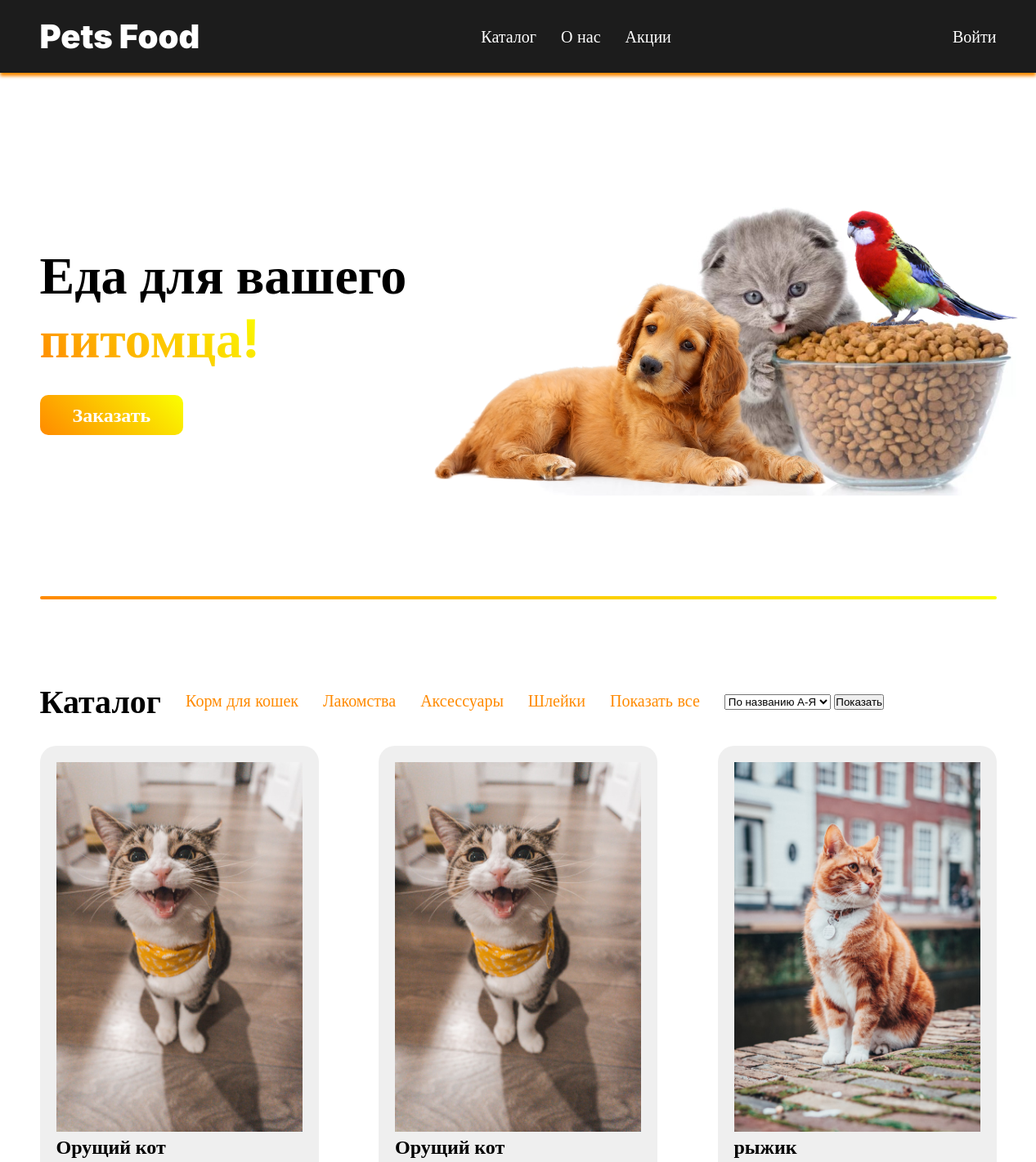
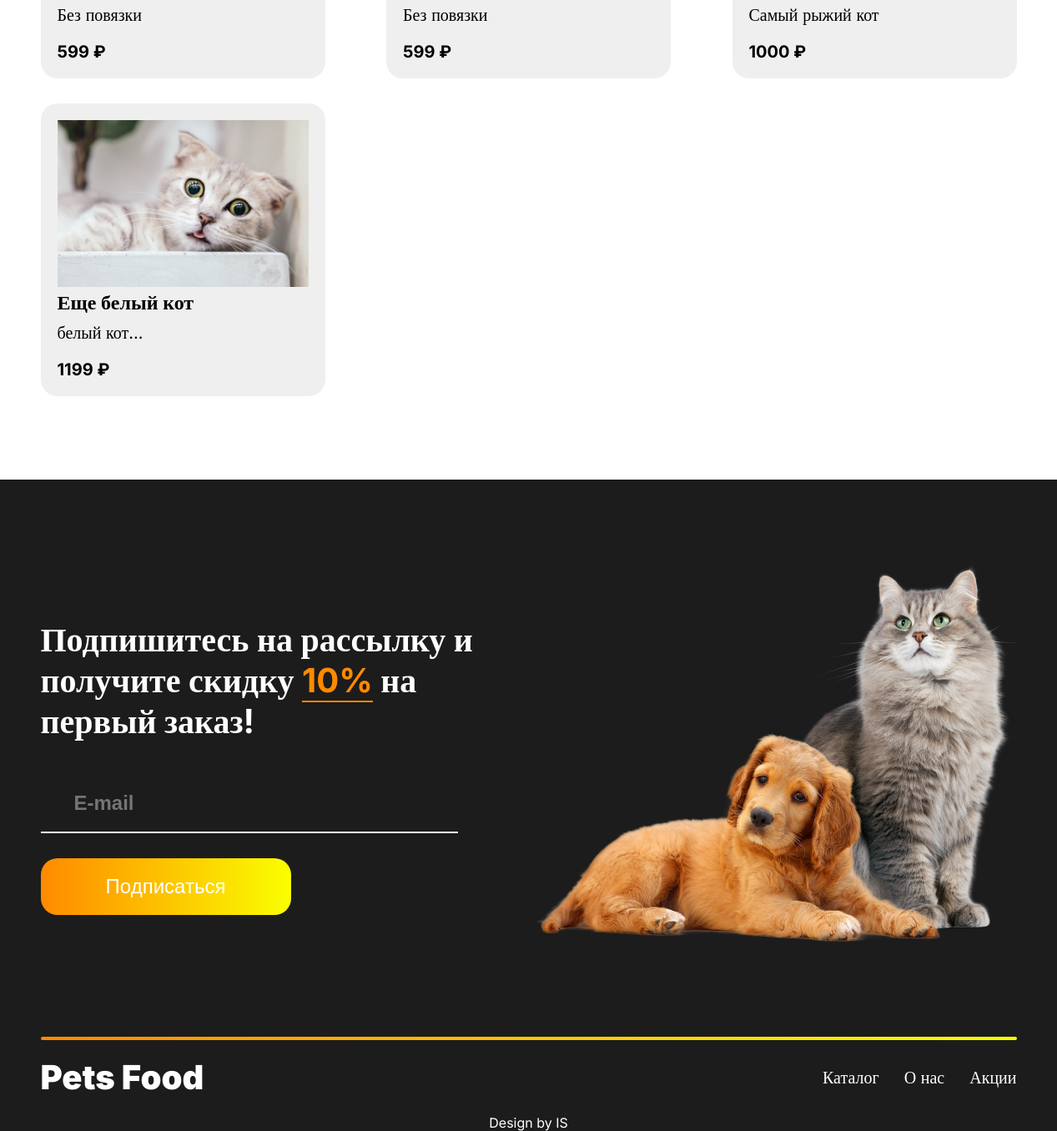
The page / on the database its author committed (2 pictures, top to bottom).
### tables this page shows
CREATE TABLE `categories` (
  `id` int NOT NULL,
  `name` varchar(255) NOT NULL
);

CREATE TABLE `products` (
  `id` int NOT NULL,
  `title` varchar(100) NOT NULL,
  `description` text,
  `price` int NOT NULL,
  `img_path` varchar(255) NOT NULL DEFAULT 'default.jpeg',
  `category_id` int NOT NULL,
  `status_id` int NOT NULL DEFAULT '2',
  `user_id` int NOT NULL,
  `created_at` timestamp NOT NULL DEFAULT CURRENT_TIMESTAMP
);

### index.php (the view, shortened to what this page needs)
<?php
include('app/services/Base.php');
if (isset($_GET['sort'])){
    $cat = $_GET['category_id'];
    $products = $database->query("SELECT * FROM `products` WHERE `status_id` = 2 AND `category_id` = '$cat'")->fetchAll(2);
} else{
    $products = $database->query("SELECT * FROM `products` WHERE `status_id` = 2")->fetchAll(2);
}
$categories = $database->query("SELECT * FROM `categories`")->fetchAll(2);
?>
<!DOCTYPE html>
<html lang="en">
<head>
    <?php include('app/components/MetaTags.php'); ?>
</head>
<body>
<?php include('app/components/Header.php'); ?>
<div class="banner">
    <div class="container">
        <div class="banner-items">
            <div class="banner-text">
                <p>Еда для вашего <span>питомца!</span></p>
                <div class="banner-button">
                    <a href="#catalog" class="bbtn">Заказать</a>
                </div>
            </div>
            <div class="banner-img">
                <img src="media/imgs/banner/banner.png" alt="">
            </div>
        </div>
        <hr class="line">
    </div>
</div>
<div class="catalog" id="catalog">
    <div class="container">
        <div class="catalog-title">
            <p class="title">Каталог</p>
            <?php foreach ($categories as $cat): ?>
                <a href="/index.php?sort=true&category_id=<?= $cat['id']; ?>#catalog" class=""><?= $cat['name']; ?></a>
            <?php endforeach; ?>
            <a href="/index.php#catalog" class="showall">Показать все</a>
            <form method="get">
                <select name="filter_by">
                    <option value="title ASC">По названию A-Я</option>
                </select>
                <button type="submit">Показать</button>
            </form>
        </div>
        <div class="catalog-items" >
            <?php foreach ($products as $product): ?>
                <div class="catalog-item">
                    <a href="product.php?id=<?= $product['id']; ?>" class="item">
                        <div class="catalog-img">
                            <img src="<?= $product['img_path']; ?>" alt="">
                        </div>
                        <div class="catalog-text">
                            <h3><?= $product['title']; ?></h3>
                            <p><?= $product['description']; ?></p>
                            <div class="price">
                                <h4><?= $product['price']; ?> ₽</h4>
                            </div>
                        </div>
                    </a>
                </div>
            <?php endforeach; ?>
        </div>
    </div>
</div>
<div class="subscribe">
    <div class="container">
        <div class="sub-items" id="sub">
            <div class="sub-text">
                <p class="title">Подпишитесь на рассылку и получите скидку <span>10%</span> на первый заказ!</p>
                <div class="sub-form">
                    <form action="" class="form">
                        <input type="email" placeholder="E-mail" class="input">
                        <input type="submit" value="Подписаться" class="sbtn">
                    </form>
                </div>
            </div>
            <div class="sub-img">
                <img src="media/imgs/sub/pets.png" alt="">
            </div>
        </div>
        <hr class="line">
    </div>
</div>
<?php include('app/components/Footer.php'); ?>
</body>
</html>

### css/style.css (style rules this page uses)
* { padding: 0; margin: 0; list-style: none; text-decoration: none; box-sizing: border-box; scroll-behavior: smooth; transition: .2s; }
body { font-family: 'inter'; }
.container { max-width: 1170px; margin: 0 auto; }
.banner-items { height: 80vh; display: flex; justify-content: space-between; align-items: center; position: relative; }
.banner-text p { font-size: 64px; font-weight: 700; width: 600px; }
.banner-text { display: flex; flex-direction: column; gap: 40px; }
.banner-text span { background: -webkit-linear-gradient(45deg,#FF8A00, #FAFF00 ); background-clip: text; -webkit-background-clip: text; -webkit-text-fill-color: transparent; }
.banner-img { position: absolute; left: 40%; }
.line { outline: none; border: none; border-radius: 20px; height: 4px; background: linear-gradient(45deg, #FF8A00, #FAFF00); }
.bbtn { padding: 10px 40px; font-weight: 700; background: linear-gradient(45deg, #FF8A00, #FAFF00); color: white; font-size: 24px; border-radius: 10px; transition: 0.2s; }
.catalog { margin-top: 100px; }
.title { font-size: 40px; font-weight: 700; }
.catalog-title { display: flex; align-items: center; gap: 30px; }
.catalog-title a { color: #FF8A00; border-bottom: 2px solid white; font-size: 20px; }
.catalog-items { margin-top: 30px; display: flex; justify-content: space-between; flex-wrap: wrap; gap: 30px; }
.catalog-img img { width: 100%; height: 100%; object-fit: cover; }
.catalog-item { padding: 20px; display: flex; flex-direction: column; justify-content: center; gap: 20px; background-color: #d9d9d96e; border-radius: 20px; width: 341px; cursor: pointer; }
.catalog-text { display: flex; flex-direction: column; gap: 10px; }
.catalog-text h3 { font-size: 24px; }
.catalog-text p { font-size: 20px; }
.catalog-text h4 { font-size: 20px; }
.price { margin-top: 10px; display: flex; justify-content: space-between; align-items: center; }
.item { color: black; }
.subscribe { margin-top: 100px; background-color: #1c1c1c; }
.sub-text p { color: white; max-width: 600px; }
.sub-text span { color: #FF8A00; border-bottom: 2px solid #FF8A00; }
.sub-items { padding-top: 100px; display: flex; justify-content: space-between; align-items: center; padding-bottom: 80px; }
.sub-text { display: flex; flex-direction: column; gap: 40px; }
.form { display: flex; flex-direction: column; gap: 30px; }
.input { padding: 20px 40px; background-color: #1c1c1c; outline: none; border: none; border-bottom: 2px solid white; color: white; font-weight: 700; font-size: 24px; max-width: 500px; }
.sbtn { padding: 20px 20px; border-radius: 20px; background: linear-gradient(90deg, #FF8A00, #FAFF00); color: white; outline: none; border: none; max-width: 300px; font-size: 24px; cursor: pointer; }

### rows shown on the page
categories: name "Корм для кошек"
categories: name "Лакомства"
categories: name "Аксессуары"
categories: name "Шлейки"
products: img_path (picture), title "Орущий кот", description "Без повязки", price "599"
products: img_path (picture), title "Орущий кот", description "Без повязки", price "599"
products: img_path (picture), title "рыжик", description "Самый рыжий кот", price "1000"
products: img_path (picture), title "Еще белый кот", description "белый кот...", price "1199"
